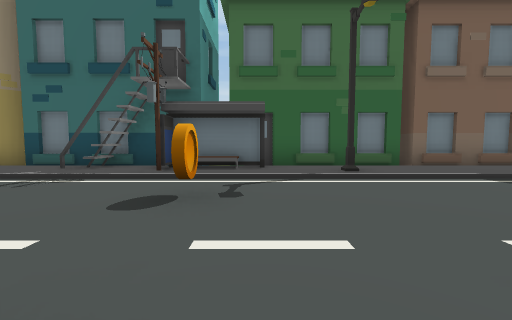
View 1 (above)

17 first-person views from a walk through a scene from a Unity 3-D project. The camera is 1.2 m above the floor, tilts 4° down and sees 90° across. The floor is counted in squares, 2 m on a side. Each view is taken from the middle of a square. On the plan, view 1 faces up. The plan holds only what a view shows up to about 9 squares ahead; the rest is blank. The place goes on beyond the plan. The player character is not drawn. Some surface patterns are stand-ins.

View 2
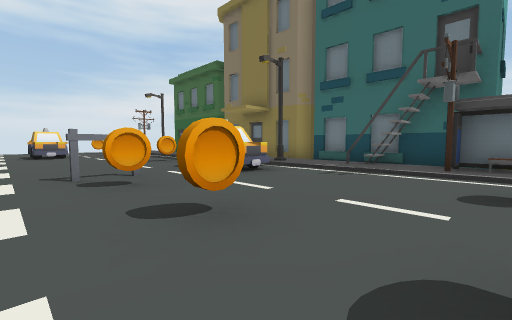

View 3
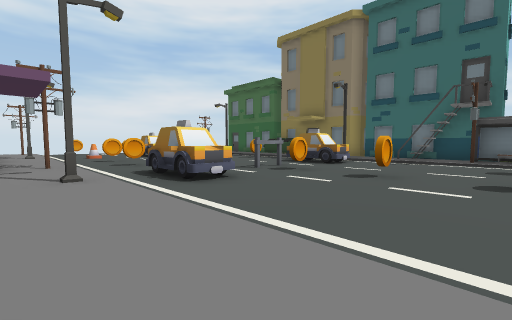

View 4
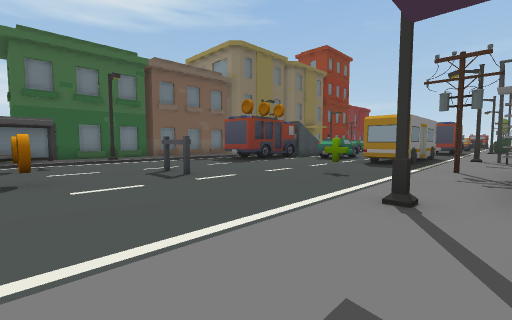

View 5
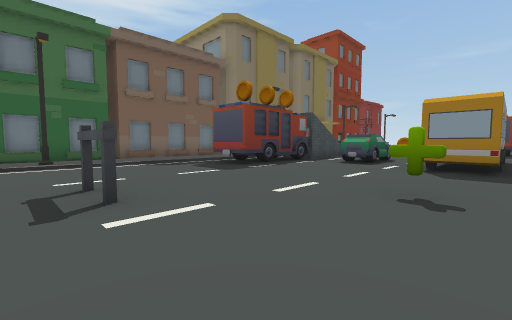

View 6
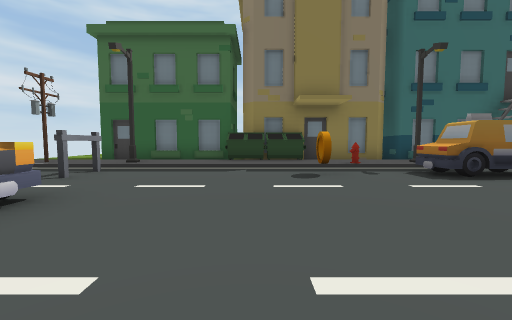

View 7
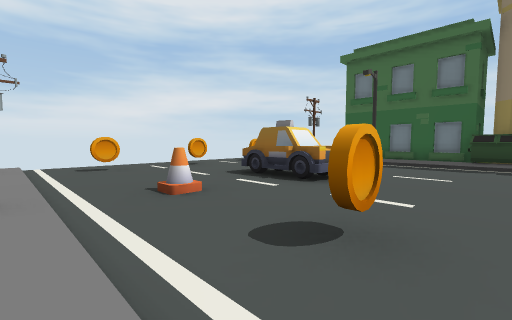

View 8
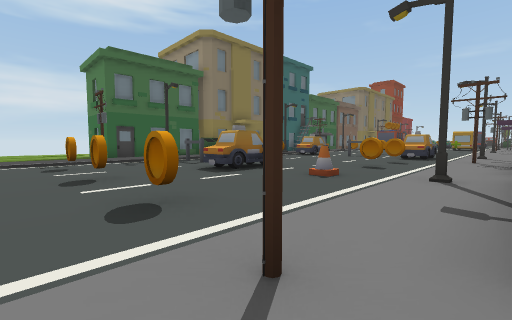

View 9
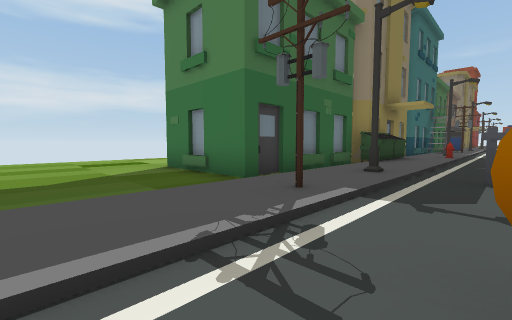

View 10
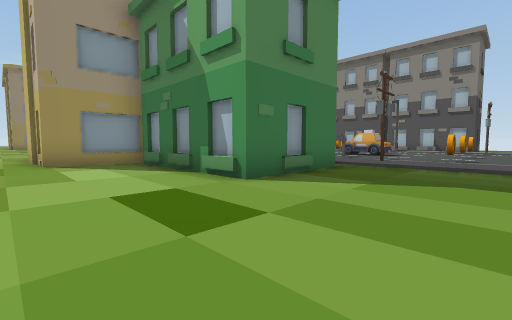

View 11
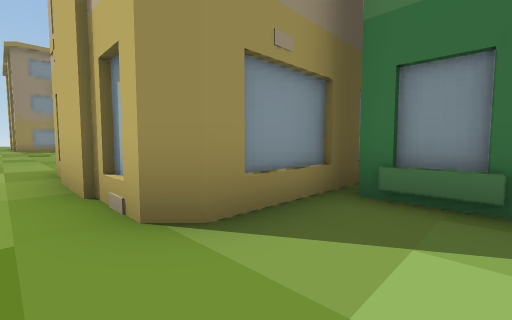

View 12
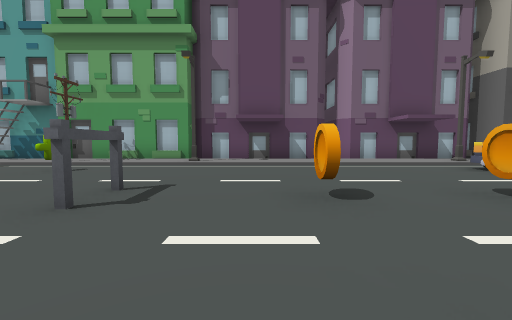

View 13
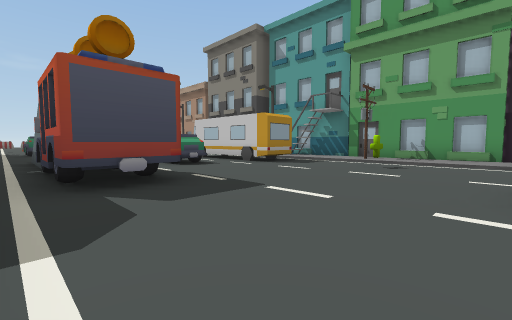

View 14
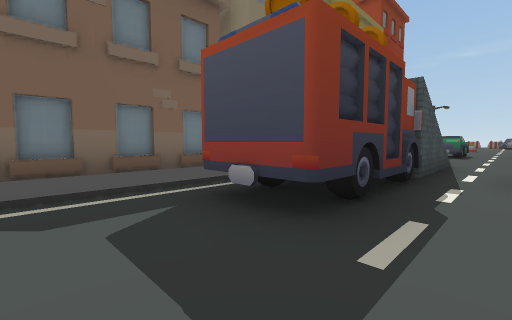

View 15
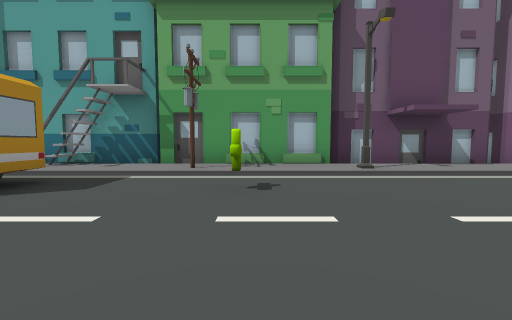

View 16
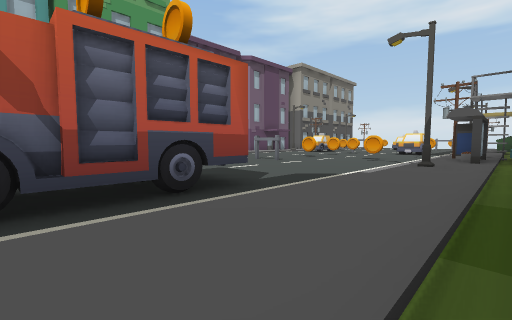

View 17
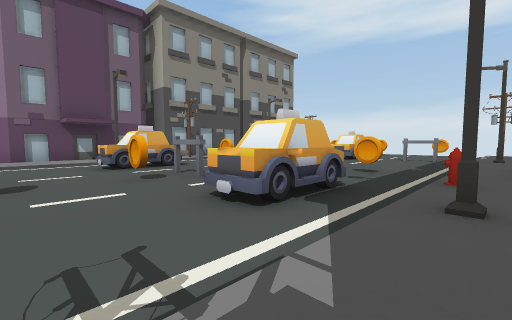

### Floor plan
Key: @ floor where view 1 was taken; # wall or solid block; . main floor; : floor 0.25 m higher than the main floor; / step, stairs or slope; B building; P pole; C coin; U bus; I bin; H hydrant; O other object.
Columns run from 18 left of view 1 to 8 right of it. Each row starts with its distance up from view 1.
 12 ...................
 11 ........#####......
 10 ........B   B
  9 ...##B###
  8 ...B  ###
  7 ...#####    ###  .######
  6 .......III  .B###..........
  5 ::P::#::::::#:B/POO:#::::::
  4 //////////H///////////////.
  3 .C...O...C..OO...C......#OO
  2 ........................#OO
  1 ...........................
  0 .C..OO......OC.C.C@.O.....O
 -1 ...........................
 -2 .C...O.C.C..OO........O...U
 -3 ..........................#
 -4 :P:::#::::P:#:::::::#::P:::
 -5 :://///////::::::::::::::::
 -6           #B####B##########
 -7                #

Positions as (right, up) in squares from view 1, and headings:
1: (0, 0), facing up
2: (-1, -1), facing up-left
3: (-1, -5), facing up-left
4: (-1, -5), facing up-right
5: (1, -3), facing up-right
6: (-10, -2), facing up
7: (-10, -4), facing up-left
8: (-18, -5), facing up-right
9: (-18, 3), facing up-right
10: (-18, 12), facing down-right
11: (-12, 12), facing down-right
12: (0, 3), facing down
13: (2, 4), facing down-right
14: (4, 1), facing up-right
15: (4, 1), facing down
16: (8, 6), facing down-left
17: (-3, 5), facing down-left
